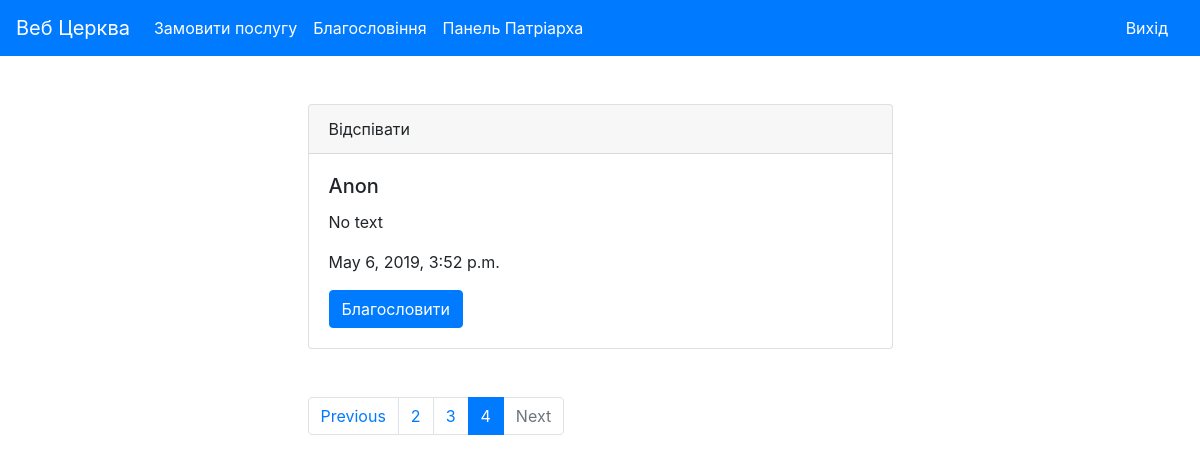
/messages/?page=4 (signed in), run on the app's committed database.
### religion/models.py (models this page shows, shortened)
class Message(models.Model):
    text = models.CharField(max_length=300, default='No text', db_index=True)
    user = models.CharField(max_length=100, default='Anon')
    service = models.ForeignKey(Service, on_delete=models.CASCADE)
    is_active = models.BooleanField(default=True)
    date = models.DateTimeField(auto_now_add=True)

class Service(models.Model):
    name = models.CharField(max_length=150, db_index=True)
    price = models.IntegerField()
    img = models.ImageField(upload_to='static', default='static/ikona.png')
    def __str__(self):
        return self.name

### cerkva/views.py (the view)
# urls.py: path('messages/', messages_list, name='messages'),
@login_required
def messages_list(request):
    on_page = 3
    text = None
    if request.method == 'POST':
        id = request.POST.get('id')
        message = Message.objects.filter(id=id).first()
        message.is_active = False
        message.save()
        text = 'Ви виконали прохання "' + message.service.name + '" для ' + message.user
    messages = Message.objects.filter(is_active=True)
    paginator = Paginator(messages, on_page)
    page_number = request.GET.get('page', 1)
    page = paginator.get_page(page_number)
    is_paginated = page.has_other_pages()
    if page.has_previous():
        prev_url = '?page={}'.format(page.previous_page_number())
    else:
        prev_url = ''
    if page.has_next():
        next_url = '?page={}'.format(page.next_page_number())
    else:
        next_url = ''
    context = {
        'page': page,
        'is_paginated': is_paginated,
        'next_url': next_url,
        'prev_url': prev_url,
        'text': text,
    }
    return render(request, 'messages_list.html', context=context)

### templates/messages_list.html (shortened to what this page needs)
{% extends 'base.html' %}
{% block content %}
<div class="conteiner">
  <div class="row justify-content-md-center">
    <div class="col-6">
      {% for message in page.object_list %}
      <div class="card mt-5">
        <div class="card-header">
          {{message.service}}
        </div>
        <div class="card-body">
          <h5 class="card-title">{{message.user}}</h5>
          <p class="card-text">{{message.text}}</p>
          <p class="card-text">{{message.date}}</p>
          <form class="" action="{% url 'messages' %}" method="post" >
            <button type="submit" class="btn btn-primary">Благословити</button>
          </form>
        </div>
      </div>
      {% endfor %}
      {% if is_paginated %}
      <nav aria-label="..." class="mt-5">
        <ul class="pagination">
          <li class="page-item {% if not prev_url %} disabled {% endif %}">
            <a class="page-link" href="{{ prev_url }}" tabindex="-1" aria-disabled="true">Previous</a>
          </li>
          {% for n in page.paginator.page_range %}
          {% if page.number == n %}
          <li class="page-item active" aria-current="page">
            <a class="page-link" href="?page={{ n }}">{{ n }} <span class="sr-only">(current)</span></a>
          </li>
          {% elif n > page.number|add:-3 and n < page.number|add:3 %}
          <li class="page-item">
            <a class="page-link" href="?page={{ n }}">{{ n }}</a>
          </li>
          {% endif %}
          {% endfor %}
          <li class="page-item {% if not next_url %} disabled {% endif %}">
            <a class="page-link" href="{{ next_url }}" tabindex="-1" aria-disabled="true">Next</a>
          </li>
        </ul>
      </nav>
      {% endif %}
    </div>
  </div>
</div>
{% endblock %}

### data on the page
Message: service "Відспівати", user "Anon", text "No text", date "May 6, 2019, 3:52 p.m."

### other printed values
{{ n }} "2" "3"
{{ n }} "4"
